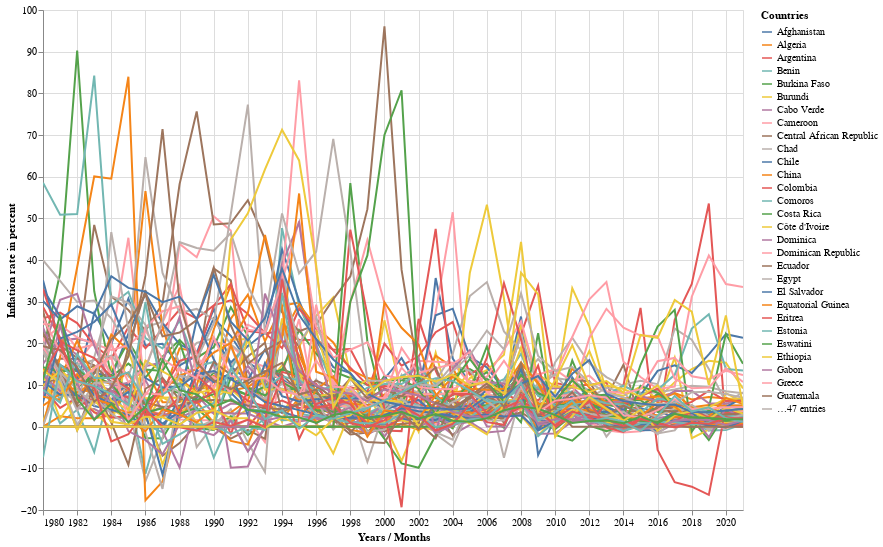

Here is the notebook cell this chart was saved with:
### Code cell
#hide-input
ecb.plot_altair_legend_selectable(df_moderateinflation, 
                                  'Years / Months', 
                                  'Inflation rate in percent', 
                                  'Countries',
                                   650,
                                   300)

### Figure 1 — Vega-Lite specification as saved in the notebook (floating-point values rounded to 4 significant figures; data arrays with more than 128 entries replaced by an {"elided": "..."} marker saying what was removed)
{"config": {"view": {"continuousWidth": 400, "continuousHeight": 300}}, "data": {"name": "data-5ff2dc93d15c60c4f87f3416905de1e0"}, "mark": "line", "encoding": {"color": {"type": "nominal", "field": "Countries"}, "opacity": {"condition": {"value": 1, "selection": "selector027"}, "value": 0.2}, "tooltip": [{"type": "quantitative", "field": "Inflation rate in percent"}, {"type": "nominal", "field": "Countries"}], "x": {"type": "temporal", "field": "Years / Months"}, "y": {"type": "quantitative", "field": "Inflation rate in percent"}}, "height": 500, "selection": {"selector027": {"type": "multi", "fields": ["Countries"], "bind": "legend"}, "selector028": {"type": "interval", "bind": "scales", "encodings": ["x", "y"]}}, "width": 700, "$schema": "https://vega.github.io/schema/vega-lite/v4.8.1.json", "datasets": {"data-5ff2dc93d15c60c4f87f3416905de1e0": {"elided": "3192 records"}}}
